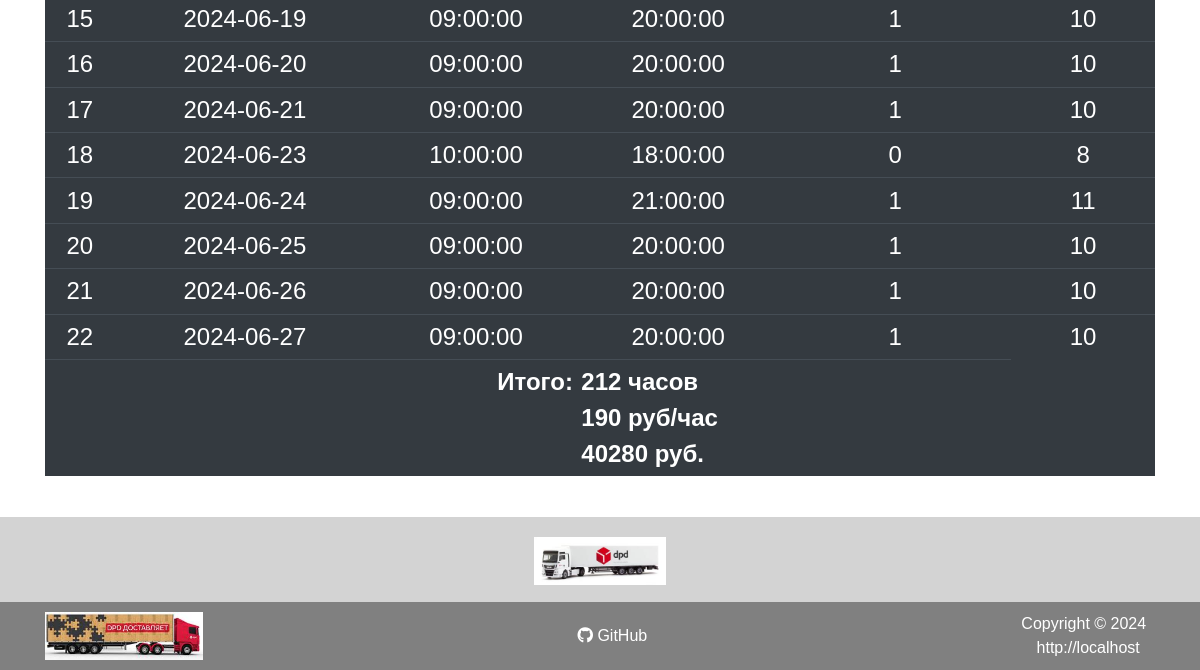
The page /range.php (lower part) on the database as committed earlier.
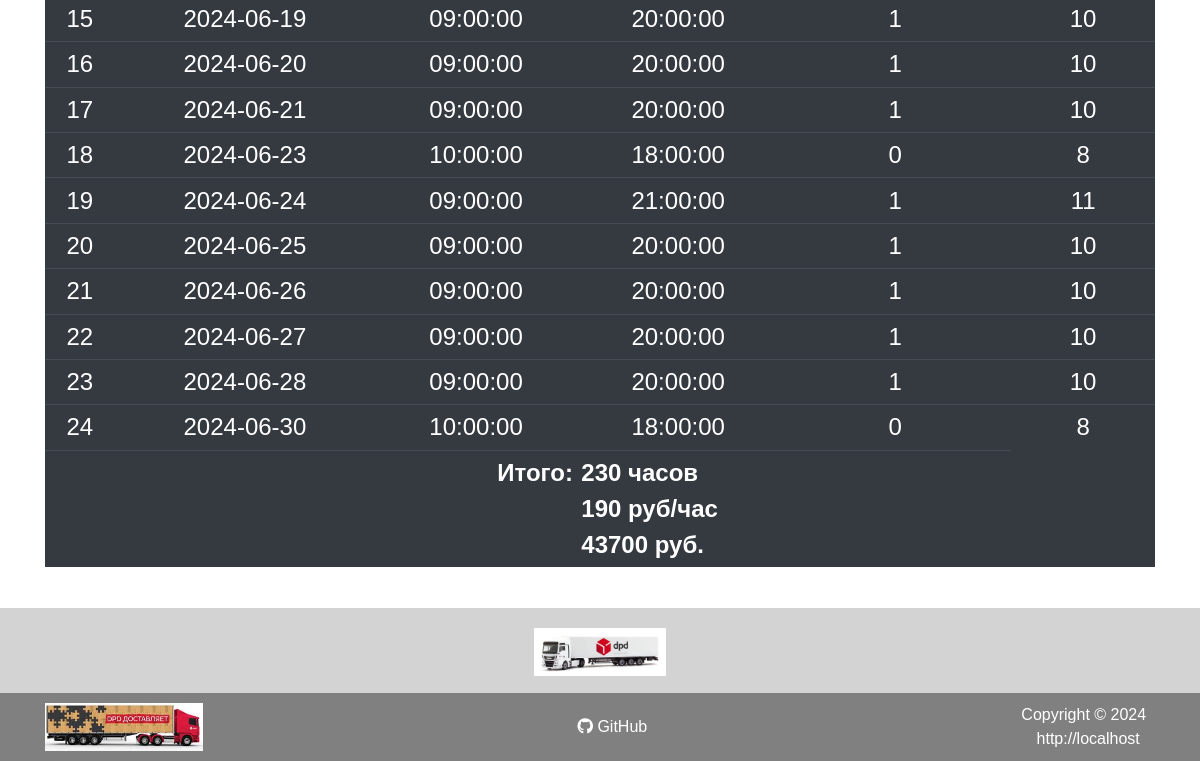
The same page on the database as committed later.
### tables this page shows
CREATE TABLE `work_time` (
  `id` int(11) NOT NULL AUTO_INCREMENT,
  `date` date NOT NULL,
  `time_start` time NOT NULL,
  `time_end` time NOT NULL,
  `break_time` float NOT NULL DEFAULT 1,
  PRIMARY KEY (`id`),
  UNIQUE KEY `date` (`date`)
);

CREATE TABLE `work_price` (
  `id` int(11) NOT NULL AUTO_INCREMENT,
  `since_date` date NOT NULL,
  `price` int(11) NOT NULL,
  PRIMARY KEY (`id`)
);

### assets/php/functions.php (called while the page is built, shortened)
<?php
function get_price($obj, $date_start)
{
  $date_start = strtotime($date_start);
  foreach ($obj as $item) {
    if ($date_start >= strtotime($item['since_date'])) {
      return ($item['price']);
    }
  }
}

### range.php (the view, shortened to what this page needs)
<?php
require_once $_SERVER['DOCUMENT_ROOT'] . "/assets/php/functions.php";
require_once $_SERVER['DOCUMENT_ROOT'] . "/assets/php/connect.php";
$current_month = date('Y-m');
?>
<!DOCTYPE html>
<html lang="ru">
<head>
	<?php require_once $_SERVER['DOCUMENT_ROOT'] . "/assets/php/head.php"; ?>
</head>
<body data-page="2">
	<div class="wrapper">
		<main class="content">
			<div class="container">
				<div class="row">
					<div class="col-12">
						<?php
						if (isset($_POST) && !empty($_POST) && (!$_POST['currentMonthCheck'])) {
							$date_start = $_POST['date_start'];
							$date_end = $_POST['date_end'];
							$works = $mysqli->query("SELECT * FROM work_time WHERE `date` BETWEEN '$date_start' AND '$date_end' ORDER BY `date` ASC");
							$h2 = "<span>" . $date_start ."</span>" . "<span class='span-separator'> - </span>" . "<span>" .$date_end . "</span>";
						} else {
							$works = $mysqli->query("SELECT * FROM work_time WHERE `date` LIKE '" . $current_month . "-%' ORDER BY `date` ASC");
							$date_start = $works->fetch_assoc()['date'];
						}
						$arr_price = $mysqli->query(" SELECT * FROM `work_price` ORDER BY `since_date` DESC");
						$price = get_price($arr_price, $date_start);
						?>
						<section class="mb-4 section__table">
							<table class="table table-dark table-sm">
								<tbody>
									<?php
									$works_time = 0;
									$i = 1;
									foreach ($works as $work) {
										echo "<tr>";
										echo "<td>";
										echo $i;
										echo "</td>";
										echo "<td>";
										echo $work['date'];
										echo "</td>";
										echo "<td>";
										echo $work['time_start'];
										echo "</td>";
										echo "<td>";
										echo $work['time_end'];
										echo "</td>";
										echo "<td>";
										echo $work['break_time'];
										echo "</td>";
										echo "<td>";
										$work_time = ((strtotime($work['date'] . ' ' . $work['time_end']) - strtotime($work['date'] . ' ' . $work['time_start'])) / 3600) - $work['break_time'];
										echo $work_time;
										echo "</td>";
										echo "</tr>";
										$works_time += $work_time;
										$i++;
									}
									$cash = $works_time * $price;
									?>
									<tr>
										<td class="result_title" colspan="3">
											Итого:
										</td>
										<td class="result_value" colspan="2">
											<?= '<div>' . $works_time . ' часов</div>' ?>
											<?= '<div>' . $price . ' руб/час</div>' ?>
											<?= '<div>' . $cash . ' руб.</div>' ?>
										</td>
									</tr>
								</tbody>
							</table>
						</section>
					</div>
				</div>
			</div>
		</main>
		<?php require_once $_SERVER['DOCUMENT_ROOT'] . "/assets/php/footer.php"; ?>
	</div>
</body>
</html>

Rows that differ between the two databases and show on the page:
added work_time: date "2024-06-28", time_start "09:00:00", time_end "20:00:00", break_time "1", work_time "10"
added work_time: date "2024-06-30", time_start "10:00:00", time_end "18:00:00", break_time "0", work_time "8"
computed for work_time (number 11 of 11 on the later page): date.price "40280" → "43700"
Other text that changed with them:
$works_time: "212" → "230"
